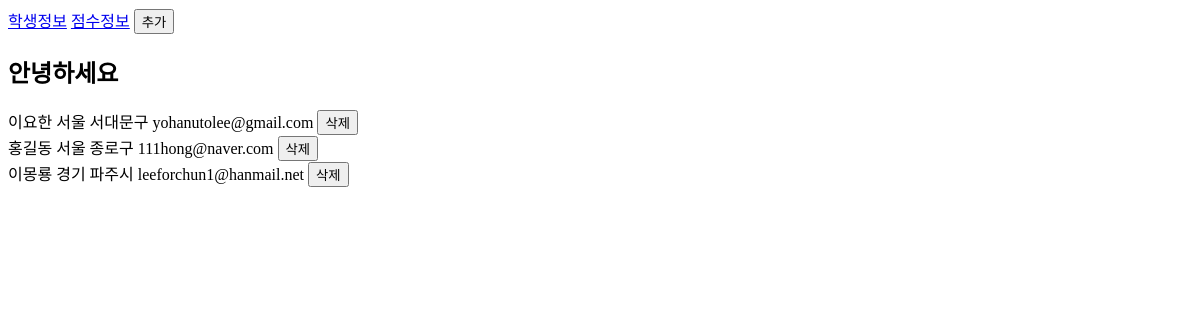
Page /first/students on the earlier database version.
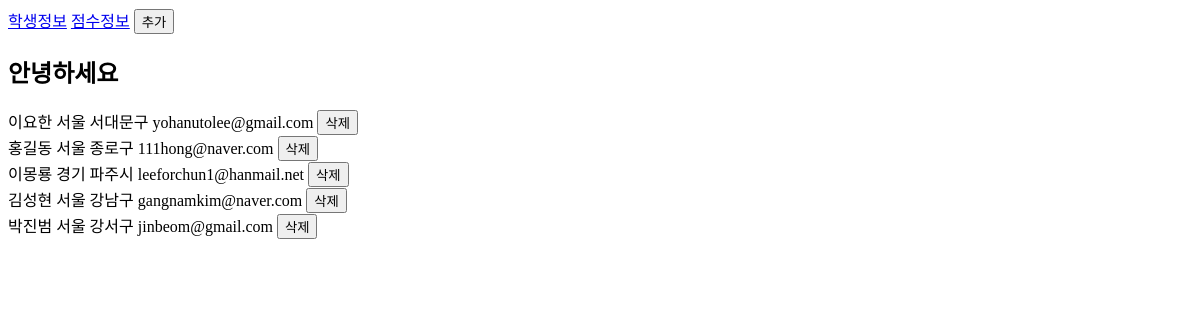
Same page on the later database version.
### first/models.py (models this page shows)
class Students(models.Model):
    name=models.CharField(max_length=10)
    address = models.CharField(max_length=50)
    email = models.CharField(max_length=30)

### first/views.py (the view)
# urls.py: path('students', views.students, name='students'),
def students(request):
    if request.method == 'GET':
        students = Students.objects.all()
        return render(request, 'first/students.html', {
            'text':'안녕하세요',
            'students': students
        })

### first/templates/first/students.html (shortened to what this page needs)
{% extends 'first/layout.html' %}
{% block content %}
<button id="student_add">추가</button>
        <h2>{{ text }}</h2>
        {% for student in students %}
        <div>
            {{ student.name }}
            {{ student.address }}
            {{ student.email }}
            <form id="form_del" action="{% url 'first:students_del' %}" method="POST">
                <input type="submit" value="삭제"/></form>
        </div>
        {% endfor %}
{% endblock %}

### first/templates/first/layout.html (shortened to what this page needs)
<!DOCTYPE html>
<html>
    <head>
    </head>
    <body>
        <a href="{% url 'first:students' %}">학생정보</a>
        <a href="{% url 'first:scores' %}">점수정보</a>
        {% block content %}
        {% endblock %}
    </body>
</html>

### first/templates/first/students.html (style rules this page uses)
#form_del { display:inline; }

Differences in the rows shown:
added Students: name "김성현", address "서울 강남구", email "gangnamkim@naver.com"
added Students: name "박진범", address "서울 강서구", email "jinbeom@gmail.com"
